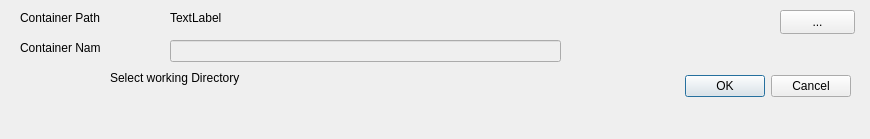
<?xml version="1.0" encoding="UTF-8"?>
<ui version="4.0">
 <class>FileInfomation</class>
 <widget class="QDialog" name="FileInfomation">
  <property name="geometry">
   <rect>
    <x>0</x>
    <y>0</y>
    <width>870</width>
    <height>139</height>
   </rect>
  </property>
  <property name="windowTitle">
   <string>File Information</string>
  </property>
  <widget class="QDialogButtonBox" name="buttonBox">
   <property name="geometry">
    <rect>
     <x>510</x>
     <y>70</y>
     <width>341</width>
     <height>32</height>
    </rect>
   </property>
   <property name="orientation">
    <enum>Qt::Horizontal</enum>
   </property>
   <property name="standardButtons">
    <set>QDialogButtonBox::Cancel|QDialogButtonBox::Ok</set>
   </property>
  </widget>
  <widget class="QLineEdit" name="containernameEdit">
   <property name="enabled">
    <bool>false</bool>
   </property>
   <property name="geometry">
    <rect>
     <x>170</x>
     <y>40</y>
     <width>391</width>
     <height>22</height>
    </rect>
   </property>
  </widget>
  <widget class="QLabel" name="label">
   <property name="geometry">
    <rect>
     <x>20</x>
     <y>10</y>
     <width>91</width>
     <height>16</height>
    </rect>
   </property>
   <property name="text">
    <string>Container Path</string>
   </property>
  </widget>
  <widget class="QLabel" name="label_2">
   <property name="geometry">
    <rect>
     <x>20</x>
     <y>40</y>
     <width>81</width>
     <height>16</height>
    </rect>
   </property>
   <property name="text">
    <string>Container Name</string>
   </property>
  </widget>
  <widget class="QPushButton" name="openDirButton">
   <property name="geometry">
    <rect>
     <x>780</x>
     <y>10</y>
     <width>75</width>
     <height>24</height>
    </rect>
   </property>
   <property name="text">
    <string>...</string>
   </property>
  </widget>
  <widget class="QLabel" name="containerpathlbl">
   <property name="geometry">
    <rect>
     <x>170</x>
     <y>10</y>
     <width>591</width>
     <height>16</height>
    </rect>
   </property>
   <property name="text">
    <string>TextLabel</string>
   </property>
  </widget>
  <widget class="QLabel" name="advicelabel">
   <property name="geometry">
    <rect>
     <x>110</x>
     <y>70</y>
     <width>531</width>
     <height>16</height>
    </rect>
   </property>
   <property name="text">
    <string>Select working Directory</string>
   </property>
  </widget>
 </widget>
 <resources/>
 <connections>
  <connection>
   <sender>buttonBox</sender>
   <signal>accepted()</signal>
   <receiver>FileInfomation</receiver>
   <slot>accept()</slot>
   <hints>
    <hint type="sourcelabel">
     <x>248</x>
     <y>254</y>
    </hint>
    <hint type="destinationlabel">
     <x>157</x>
     <y>274</y>
    </hint>
   </hints>
  </connection>
  <connection>
   <sender>buttonBox</sender>
   <signal>rejected()</signal>
   <receiver>FileInfomation</receiver>
   <slot>reject()</slot>
   <hints>
    <hint type="sourcelabel">
     <x>316</x>
     <y>260</y>
    </hint>
    <hint type="destinationlabel">
     <x>286</x>
     <y>274</y>
    </hint>
   </hints>
  </connection>
 </connections>
</ui>
